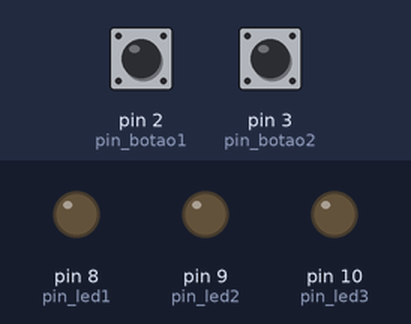
This sketch was run on a simulated Arduino Uno, built with avr-gcc and run on an emulated ATmega328P. On the bench: output pins drawn as LEDs (lit = HIGH). The inputs (shaded band) are chosen by the test bench; at power-on: pin 2 (pin_botao1) LOW, pin 3 (pin_botao2) LOW.

Above: at 1.2 s.
1.3 s: pin 2 (pin_botao1) pulled HIGH for 0.15 s
At 1.37 s:
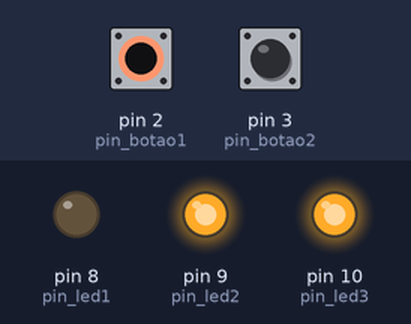
2.9 s: pin 2 (pin_botao1) pulled HIGH for 3.2 s
At 6.6 s:
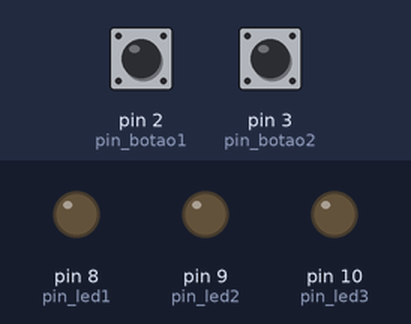
7.6 s: pin 3 (pin_botao2) pulled HIGH for 3.2 s
At 9.0 s:
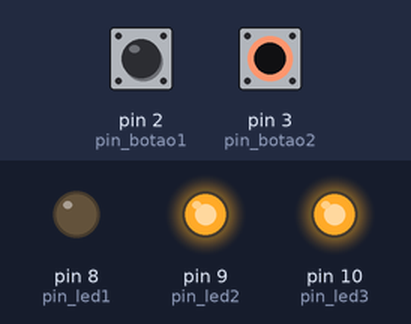
12.3 s: pin 2 (pin_botao1) driven HIGH and pin 3 (pin_botao2) driven HIGH
At 12.6 s:
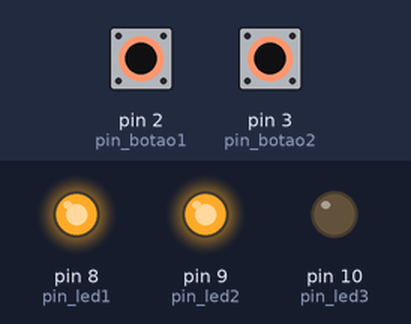
Timing chart, 0 to 14.8 s (numbered marks = the images above; inputs shaded):
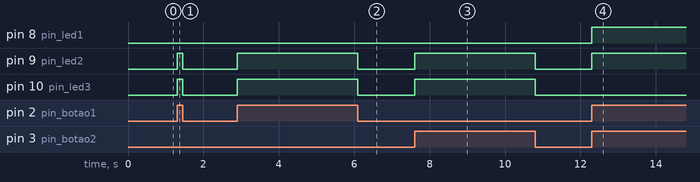

The sketch:

Botoes.ino
```cpp
#define pin_led1 8    //definindo pino 8 como led1
#define pin_led2 9    //definindo pino 9 como led2
#define pin_led3 10   //definindo pino 10 como led3
#define pin_botao1 2
#define pin_botao2 3


void setup() {
  Serial.begin(9600);          //define a velocidade da comunicação
  pinMode (pin_led1, OUTPUT);  //definindo led1 saida
  pinMode (pin_led2, OUTPUT);  //definindo led2 saida
  pinMode (pin_led3, OUTPUT);  //definindo led3 saida
  pinMode (pin_botao1, INPUT);
  pinMode (pin_botao2, INPUT);
}

void loop() {
  bool estado1 = digitalRead(pin_botao1);
  bool estado2 = digitalRead(pin_botao2);
  if (estado1 == 1 && estado2 == 1) {
    digitalWrite (pin_led1, HIGH);
  }
  else {
    digitalWrite (pin_led1, LOW);
  }

  if (estado1 == 1 || estado2 == 1){
    digitalWrite (pin_led2, HIGH);
  }
  else {
    digitalWrite (pin_led2, LOW);
  }

    if (estado1 == 1 ^ estado2 == 1){
    digitalWrite (pin_led3, HIGH);
  }
  else {
    digitalWrite (pin_led3, LOW);
  }

}
```

Measured:
- after the input at 1.3 s, pin 9 (pin_led2), pin 10 (pin_led3): LOW → HIGH at once, → LOW 0.15 s later
- after the input at 2.9 s, pin 9 (pin_led2), pin 10 (pin_led3): LOW → HIGH at once, → LOW 3.2 s later
- after the input at 7.6 s, pin 9 (pin_led2), pin 10 (pin_led3): LOW → HIGH at once, → LOW 3.2 s later
- after the input at 12.3 s, pin 8 (pin_led1), pin 9 (pin_led2): LOW → HIGH at once
